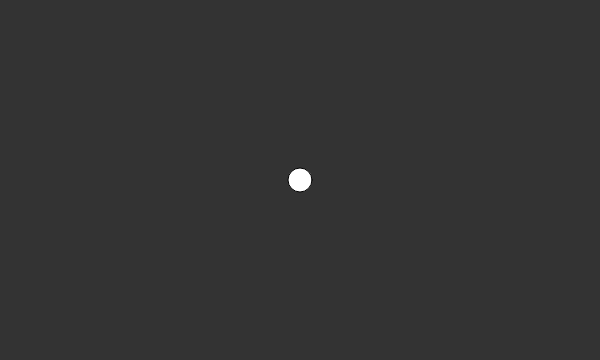
Frame 1 (no input)
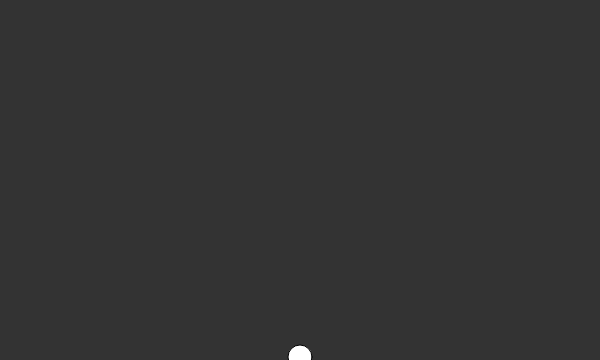
Frame 60 (no input)
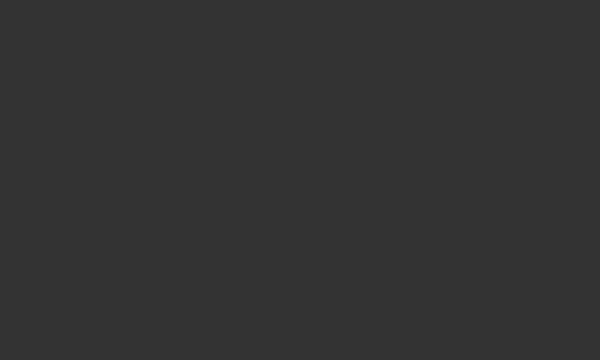
Frame 120 (the mouse pressed at the canvas centre since frame 60)

The p5.js sketch that drew these frames (run headless with seeded random() and noise() and a simulated clock; from frame 60 on, the mouse is pressed at the canvas centre):

// p5.js sketch
// ── sketch.js
let particle;

function setup() {

  createCanvas(600, 360);
  particle = new Particle();
}

function draw() {

  background(51);
  particle.update();
  particle.show();

  let gravity = createVector(0, 0.1);
  particle.applyForce(gravity);
}

/*
# Nature_of_Code_p5js

Study files of - Daniel Shiffman's Nature of Code course on:
https://www.kadenze.com/courses/the-nature-of-code/info


More info:
https://github.com/shiffman/The-Nature-of-Code
http://natureofcode.com/


Special Thanks to
Daniel Shiffman

These studies are
Still part of Code_365 Challenge

this.day
66th
2017 October 29

this.info
Adding Forces
*/

// ── particle.js
class Particle {

  constructor() {
    this.pos = createVector(width / 2, height / 2);
    this.vel = createVector(0, 0);
    this.acc = createVector(0, 0);
  }

  applyForce(force) {
    this.acc = force;
  }

  update() {
    this.vel.add(this.acc);
    this.pos.add(this.vel);
  }

  show() {
    fill(255);
    ellipse(this.pos.x, this.pos.y, 24, 24);
  }

}

/*
# Nature_of_Code_p5js

Study files of - Daniel Shiffman's Nature of Code course on:
https://www.kadenze.com/courses/the-nature-of-code/info


More info:
https://github.com/shiffman/The-Nature-of-Code
http://natureofcode.com/


Special Thanks to
Daniel Shiffman

These studies are
Still part of Code_365 Challenge

this.day
66th
2017 October 29

this.info
Adding Forces
*/
